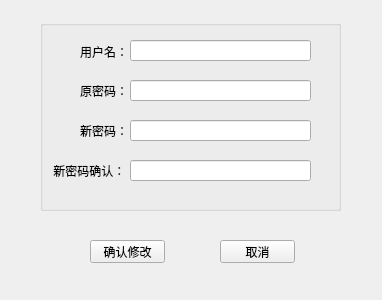
<?xml version="1.0" encoding="UTF-8"?>
<ui version="4.0">
 <class>toChangePassword</class>
 <widget class="QWidget" name="toChangePassword">
  <property name="geometry">
   <rect>
    <x>0</x>
    <y>0</y>
    <width>382</width>
    <height>300</height>
   </rect>
  </property>
  <property name="windowTitle">
   <string>toChangePassword</string>
  </property>
  <widget class="QGroupBox" name="groupBox">
   <property name="geometry">
    <rect>
     <x>40</x>
     <y>20</y>
     <width>301</width>
     <height>191</height>
    </rect>
   </property>
   <property name="title">
    <string/>
   </property>
   <widget class="QLabel" name="label_2">
    <property name="geometry">
     <rect>
      <x>40</x>
      <y>60</y>
      <width>54</width>
      <height>21</height>
     </rect>
    </property>
    <property name="text">
     <string>原密码：</string>
    </property>
   </widget>
   <widget class="QLineEdit" name="oldPassword">
    <property name="geometry">
     <rect>
      <x>90</x>
      <y>60</y>
      <width>181</width>
      <height>21</height>
     </rect>
    </property>
    <property name="inputMask">
     <string notr="true"/>
    </property>
    <property name="text">
     <string notr="true"/>
    </property>
    <property name="frame">
     <bool>true</bool>
    </property>
    <property name="echoMode">
     <enum>QLineEdit::Password</enum>
    </property>
    <property name="cursorPosition">
     <number>0</number>
    </property>
   </widget>
   <widget class="QLineEdit" name="userNmae">
    <property name="geometry">
     <rect>
      <x>90</x>
      <y>20</y>
      <width>181</width>
      <height>21</height>
     </rect>
    </property>
   </widget>
   <widget class="QLabel" name="label">
    <property name="geometry">
     <rect>
      <x>40</x>
      <y>22</y>
      <width>54</width>
      <height>20</height>
     </rect>
    </property>
    <property name="text">
     <string>用户名：</string>
    </property>
   </widget>
   <widget class="QLabel" name="label_3">
    <property name="geometry">
     <rect>
      <x>40</x>
      <y>100</y>
      <width>54</width>
      <height>21</height>
     </rect>
    </property>
    <property name="text">
     <string>新密码：</string>
    </property>
   </widget>
   <widget class="QLineEdit" name="newPassword">
    <property name="geometry">
     <rect>
      <x>90</x>
      <y>100</y>
      <width>181</width>
      <height>21</height>
     </rect>
    </property>
    <property name="inputMask">
     <string notr="true"/>
    </property>
    <property name="text">
     <string notr="true"/>
    </property>
    <property name="frame">
     <bool>true</bool>
    </property>
    <property name="echoMode">
     <enum>QLineEdit::Password</enum>
    </property>
    <property name="cursorPosition">
     <number>0</number>
    </property>
   </widget>
   <widget class="QLabel" name="label_4">
    <property name="geometry">
     <rect>
      <x>10</x>
      <y>140</y>
      <width>71</width>
      <height>21</height>
     </rect>
    </property>
    <property name="text">
     <string> 新密码确认：</string>
    </property>
   </widget>
   <widget class="QLineEdit" name="sureNewPassword">
    <property name="geometry">
     <rect>
      <x>90</x>
      <y>140</y>
      <width>181</width>
      <height>21</height>
     </rect>
    </property>
    <property name="inputMask">
     <string notr="true"/>
    </property>
    <property name="text">
     <string notr="true"/>
    </property>
    <property name="frame">
     <bool>true</bool>
    </property>
    <property name="echoMode">
     <enum>QLineEdit::Password</enum>
    </property>
    <property name="cursorPosition">
     <number>0</number>
    </property>
   </widget>
  </widget>
  <widget class="QPushButton" name="changeButton">
   <property name="geometry">
    <rect>
     <x>90</x>
     <y>240</y>
     <width>75</width>
     <height>23</height>
    </rect>
   </property>
   <property name="text">
    <string>确认修改</string>
   </property>
  </widget>
  <widget class="QPushButton" name="cancelButton">
   <property name="geometry">
    <rect>
     <x>220</x>
     <y>240</y>
     <width>75</width>
     <height>23</height>
    </rect>
   </property>
   <property name="text">
    <string>取消</string>
   </property>
  </widget>
 </widget>
 <layoutdefault spacing="6" margin="11"/>
 <resources/>
 <connections/>
</ui>
